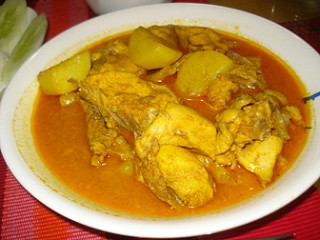
%> input picture L7-8/Repo1/img/curry/0006.jpg, 320 x 240 px
$ octave --eval "result = make_hist('../img/curry/0006.jpg');"   (GNU Octave 9; MATLAB toolbox functions it lacks are replaced by stand-ins)
%> lines starting %> are read from the running program, lines starting %| are printed output that depends on the picture
function [hist]=make_hist(image)
%> called with image = '../img/curry/0006.jpg'
   I=imread(image);
%> I is the input picture: size 240x320x3 uint8; mean R, G, B 186, 135.9, 58.6

   R_Img=I(:,:,1);
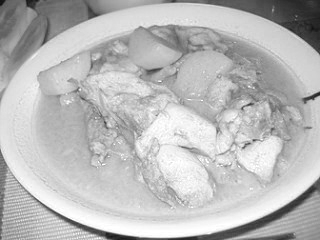
%> R_Img: size 240x320 uint8; min 16, max 255, mean 186
   G_Img=I(:,:,2);
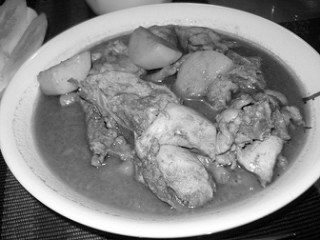
%> G_Img: size 240x320 uint8; min 0, max 255, mean 135.9
   B_Img=I(:,:,3);
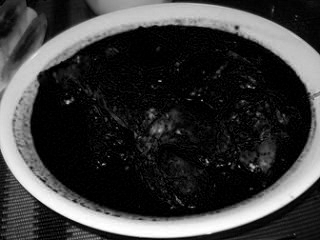
%> B_Img: size 240x320 uint8; min 0, max 255, mean 58.6

   X64_Img=floor(double(R_Img)/64) *4*4 + floor(double(G_Img)/64) *4 + floor(double(B_Img)/64);
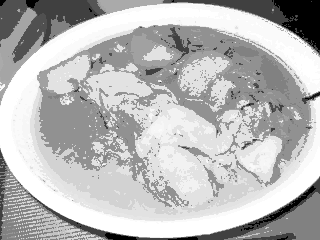
%> X64_Img: size 240x320 double; min 0, max 63, mean 45.8; drawn with min black and max white

   X64_Img_reshape=reshape(X64_Img,1,numel(X64_Img));

   h_Img=histc(X64_Img_reshape, [0:63]);
%> h_Img = 64 values, max 14649 at index 37, min 0 at index 2, mean 1200

   hist=[h_Img h_Img/sum(h_Img)];
%> hist = 128 values, max 14649 at index 37, min 0 at index 2, mean 600
%> `result = make_hist('../img/curry/0006.jpg');`: result has the same summary as hist in make_hist
end

$ run again, on L7-8/Repo1/img/curry/0007.jpg
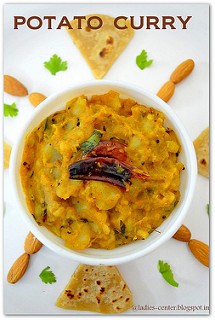
%> input picture L7-8/Repo1/img/curry/0007.jpg, 215 x 320 px
%> in make_hist, I is the input picture: size 320x215x3 uint8; mean R, G, B 202.8, 179.8, 133.7
%> in make_hist, `B_Img=I(:,:,3);`:
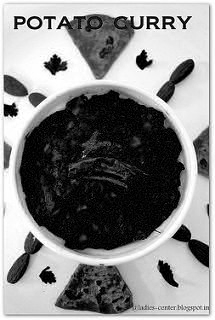
%> B_Img: size 320x215 uint8; min 0, max 255, mean 133.7
%> in make_hist, `X64_Img=floor(double(R_Img)/64) *4*4 + floor(double(G_Img)/64) *4 + fl..`:
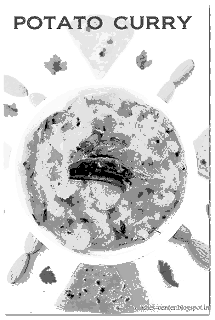
%> X64_Img: size 320x215 double; min 0, max 63, mean 53; drawn with min black and max white
%> h_Img = 64 values, max 31464 at index 64, min 0 at index 3, mean 1075
%> hist = 128 values, max 31464 at index 64, min 0 at index 3, mean 537.5
%> result has the same summary as hist in make_hist

$ run again, on L7-8/Repo1/img/curry/0012.jpg
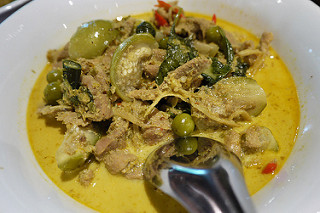
%> input picture L7-8/Repo1/img/curry/0012.jpg, 320 x 213 px
%> in make_hist, I is the input picture: size 213x320x3 uint8; mean R, G, B 157, 141.7, 90.1
%> in make_hist, `B_Img=I(:,:,3);`:
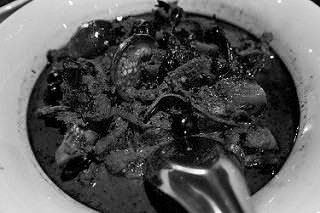
%> B_Img: size 213x320 uint8; min 0, max 255, mean 90.1
%> in make_hist, `X64_Img=floor(double(R_Img)/64) *4*4 + floor(double(G_Img)/64) *4 + fl..`:
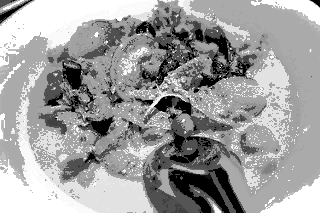
%> X64_Img: size 213x320 double; min 0, max 63, mean 39.3; drawn with min black and max white
%> h_Img = 64 values, max 10323 at index 43, min 0 at index 3, mean 1065
%> hist = 128 values, max 10323 at index 43, min 0 at index 3, mean 532.5
%> result has the same summary as hist in make_hist

$ run again, on L7-8/Repo1/img/curry/0017.jpg
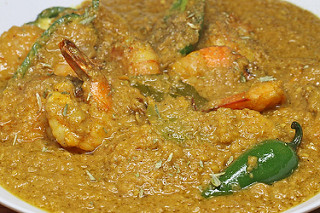
%> input picture L7-8/Repo1/img/curry/0017.jpg, 320 x 213 px
%> in make_hist, I is the input picture: size 213x320x3 uint8; mean R, G, B 174.7, 135.6, 55.8
%> in make_hist, `B_Img=I(:,:,3);`:
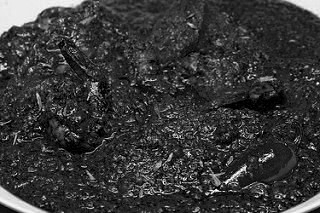
%> B_Img: size 213x320 uint8; min 0, max 255, mean 55.8
%> in make_hist, `X64_Img=floor(double(R_Img)/64) *4*4 + floor(double(G_Img)/64) *4 + fl..`:
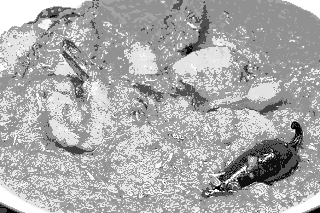
%> X64_Img: size 213x320 double; min 0, max 63, mean 42.3; drawn with min black and max white
%> h_Img = 64 values, max 20464 at index 37, min 0 at index 2, mean 1065
%> hist = 128 values, max 20464 at index 37, min 0 at index 2, mean 532.5
%> result has the same summary as hist in make_hist
